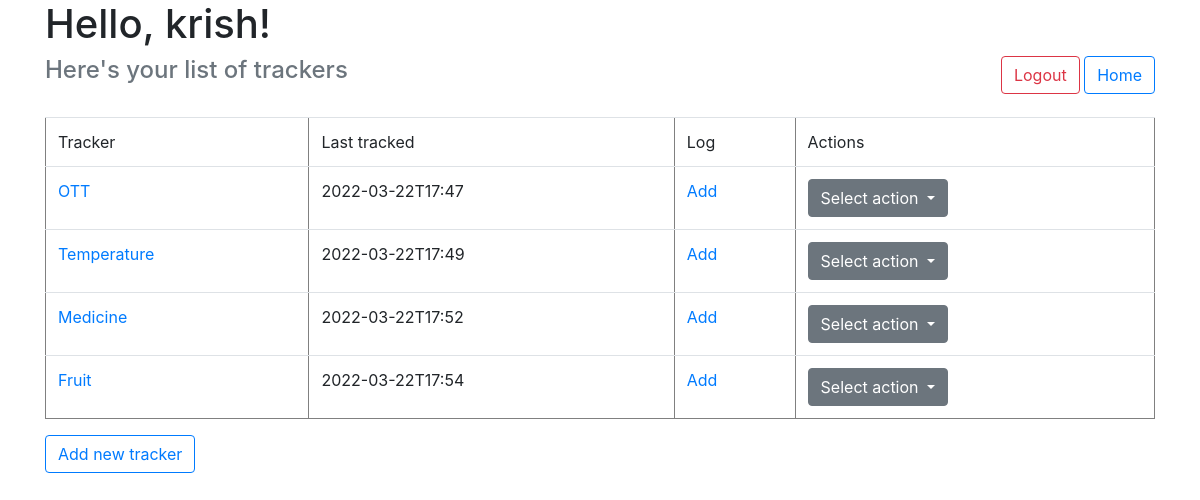
The app's page /index (signed in), older data.
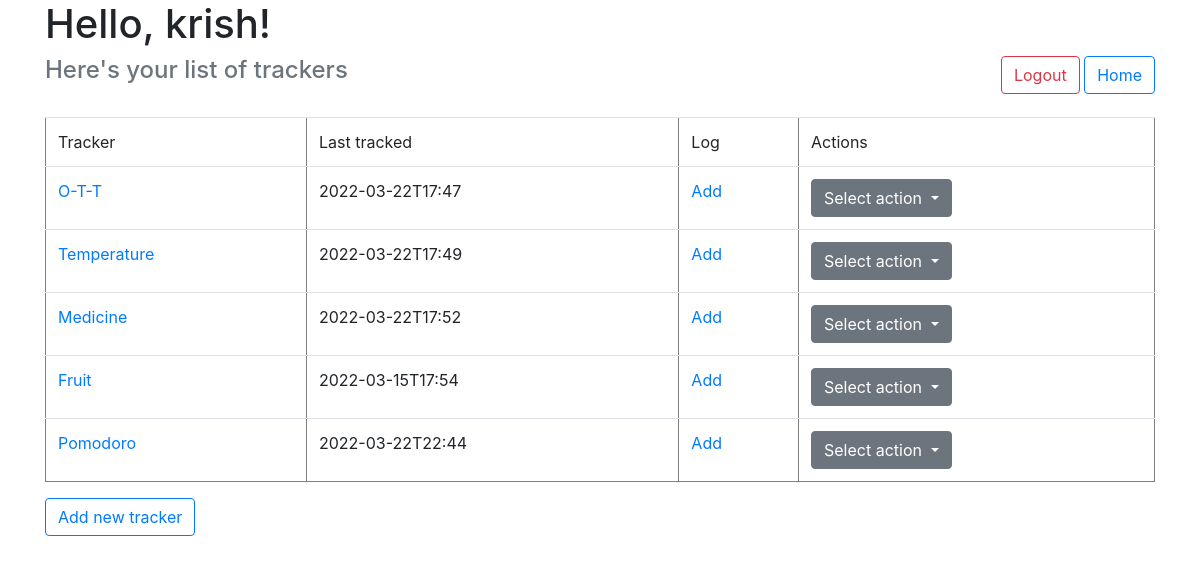
The same page, newer data.
### application/authentication/models.py (models this page shows)
class Profile(UserMixin, db.Model):
    __tablename__ = "profile"
    id = db.Column(db.Integer, primary_key=True)
    name = db.Column(db.String(100), unique=True)
    password = db.Column(db.String(100))
    trackers = db.relationship('Tracker', backref='tracker', cascade="all, delete")

### application/trackers/model/models.py (models this page shows)
class Tracker(db.Model):
    __tablename__ = "tracker"
    id = db.Column(db.Integer, primary_key=True, autoincrement=True)
    name = db.Column(db.String, unique=True)
    description = db.Column(db.String)
    type = db.Column(db.String)
    settings = db.Column(db.String)
    user = db.Column(db.Integer, db.ForeignKey("profile.id", ondelete="CASCADE"), nullable = False)
    logs = db.relationship('Logs', backref='log', cascade="all, delete")

class Logs(db.Model):
    __tablename__ = "log"
    id = db.Column(db.Integer, primary_key=True, autoincrement=True)
    timestamp = db.Column(db.String, nullable=False)
    tracker = db.Column(db.Integer, db.ForeignKey("tracker.id", ondelete="CASCADE"), nullable = False)
    value = db.Column(db.String)
    note = db.Column(db.String)

### application/trackers/controller/tracker_controller.py (the view)
@login_required
@app.route("/index", methods = ["GET", "POST"])
def index():
    if request.method == "GET":
        tracker_list = []
        trackers = Tracker.query.filter_by(user = current_user.id).all()
        for tracker in trackers:
            recent_log = Logs.query.filter_by(tracker=tracker.id).order_by(Logs.timestamp.desc()).first()
            if recent_log:
                recent_timestamp = recent_log.timestamp
            else:
                recent_timestamp = "NA"
            tracker_list.append({"id": tracker.id, "name": tracker.name, "timestamp": recent_timestamp})
        return render_template("index.html", name=current_user.name, trackers=tracker_list)

### application/authentication/controller.py (called while the page is built)
@login_manager.user_loader
def user_loader(user_id):
    return Profile.query.get(user_id)

### templates/index.html (shortened to what this page needs)
{% extends "template.html" %}
{% block content %}
{% if trackers %}
<h4 class="text-muted">Here's your list of trackers</h4><br>
<table class="table" id="tracker-table" border="1px">
    <thead>
        <tr>
            <td>Tracker</td>
            <td>Last tracked</td>
            <td>Log</td>
            <td>Actions</td>
        </tr>
    </thead>
    <tbody>
        {% for tracker in trackers %}
        <tr>
            <td><a href="/tracker/{{ tracker.id }}">{{ tracker.name }}</a></td>
            <td>{{ tracker.timestamp }}</td>
            <td><a href="/tracker/{{ tracker.id }}/log">Add</a></td>
            <td>
                <div class="dropdown">
                    <button class="btn btn-secondary dropdown-toggle" type="button" id="dropdownMenuButton" data-toggle="dropdown" aria-haspopup="true" aria-expanded="false">
                      Select action
                    </button>
                  </div>
            </td>
        </tr>
        {% endfor %}
    </tbody>
</table>
{% else %}
<p>No trackers found.</p>
{% endif %}
<button class="btn btn-outline-primary" onclick="location.href='/tracker-add'">Add new tracker</button>
{% endblock %}

### templates/template.html (shortened to what this page needs)
<!DOCTYPE html>
<html lang="en">
<head>
    <link rel="stylesheet" href="https://cdn.jsdelivr.net/npm/bootstrap@4.0.0/dist/css/bootstrap.min.css"
>
</head>
<body class="container">
    <h1>
        Hello, {{ name }}!
    </h1>
    <div cla style="float: right;">
        <button class="btn btn-outline-danger" onclick="location.href='/logout'">Logout</button>
        <button class="btn btn-outline-primary" onclick="location.href='/'">Home</button>
    </div>
    {% block content %} {% endblock %}
</body>
</html>

Row changes from the older to the newer data that the page shows:
removed Logs: timestamp "2022-03-22T17:54"
now on this page (row unchanged): Logs: timestamp "2022-03-15T17:54"
added Tracker: name "Pomodoro"
added Logs: timestamp "2022-03-22T22:44"
Text that changed along with them:
new list line: "O-T-T"
new list line: "2022-03-22T17:47"
new list line: "Add Select action"
new list line: "Fruit"
list line gone: "OTT"
list line gone: "2022-03-22T17:47"
list line gone: "Add Select action"
list line gone: "Fruit"
